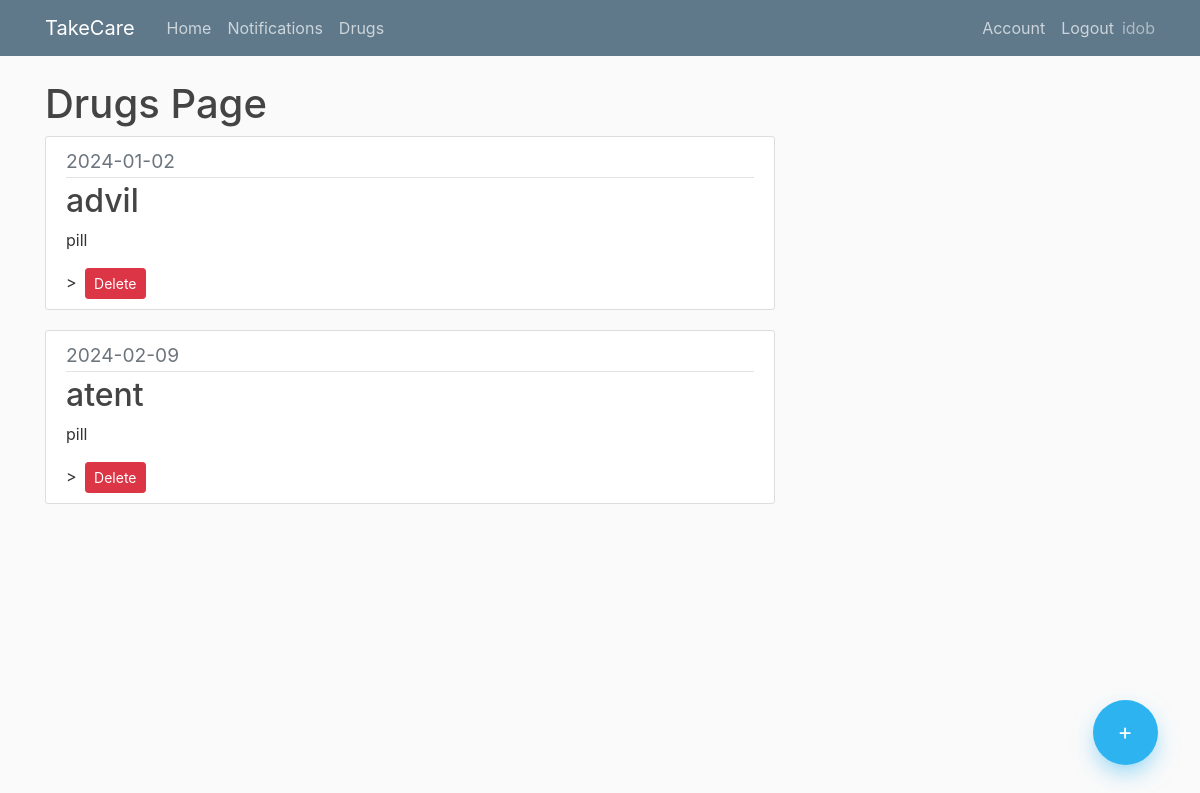
/drugs (signed in), run on the app's committed database.
### app/models.py (models this page shows, shortened)
class User(db.Model, UserMixin):
    id = db.Column(db.Integer, primary_key=True)
    username = db.Column(db.String(20), unique=True,nullable=False)
    email = db.Column(db.String(100), unique=True,nullable=False)
    image_file = db.Column(db.String(100),nullable=False,default='default.jpg')
    password= db.Column(db.String(60),nullable=False)
    Notifications = db.relationship('Notification',backref='creator',lazy=True )
    Drugs = db.relationship('Drug',backref='creator',lazy=True )

class Drug(db.Model):
    id = db.Column(db.Integer, primary_key=True)
    name = db.Column(db.String(150),nullable=False)
    type = db.Column(db.Text,nullable=False)
    dose = db.Column(db.Integer,nullable=False)
    timesaday = db.Column(db.Integer,nullable=False)
    packsize = db.Column(db.Integer,nullable=False)
    daystotake = db.Column(db.Integer,nullable=False)
    startdate = db.Column(db.Date,nullable=False)
    user_id = db.Column(db.Integer, db.ForeignKey('user.id'), nullable=False)

### app/routes.py (the view)
@app.route("/drugs")
@login_required
def drugs():
    if current_user.is_authenticated:
        drugs = Drug.query.filter_by(user_id=current_user.id)
        return render_template("drugs.html",drugs=drugs, title="Drugs")
    else:
        return render_template("home.html")

### app/models.py (called while the page is built)
@login_manager.user_loader
def load_user(user_id):
    return User.query.get(int(user_id))

### app/templates/drugs.html (shortened to what this page needs)
{% extends "layout.html" %}
{% block content %}
    <h1>Drugs Page</h1>
    <div class="floating-container">
        <a class="floating-button" href="{{ url_for('add_drug')}}"> +</a>
    </div>
    {% for drug in drugs %}
    <article class="media content-section">
      <div class="media-body">
        <div class="article-metadata">
          <big class="text-muted">{{ drug.startdate.strftime('%Y-%m-%d') }} </big>
        </div>
        <h2>{{ drug.name }}</h2>
        <p class="article-content">{{ drug.type }}</p>>
        <button type="button" class="btn btn-danger btn-sm ml-1" data-toggle="modal" data-target="#deleteModal{{drug.id}}">
          Delete
        </button>
      </div>
    </article>
  {% endfor %}
{% endblock content %}

### app/templates/layout.html (shortened to what this page needs)
<!DOCTYPE html>
<html>
<head>
    <link rel="stylesheet" href="https://maxcdn.bootstrapcdn.com/bootstrap/4.0.0/css/bootstrap.min.css">
    <link rel="stylesheet" type="text/css" href="{{ url_for('static', filename='main.css') }}">
</head>
<body>
    <header class="site-header">
      <nav class="navbar navbar-expand-md navbar-dark bg-steel fixed-top">
        <div class="container">
          <a class="navbar-brand mr-4" href="/">TakeCare</a>
          <div class="collapse navbar-collapse" id="navbarToggle">
            <div class="navbar-nav mr-auto">
              <a class="nav-item nav-link" href="{{url_for('home')}}">Home</a>
              <a class="nav-item nav-link" href="{{url_for('notification')}}">Notifications</a>
              <a class="nav-item nav-link" href="{{url_for('drugs')}}">Drugs</a>
            </div>
            {% if not current_user.is_authenticated %}
            <div class="navbar-nav">
              <a class="nav-item nav-link" href="{{url_for('login')}}">Login</a>
              <a class="nav-item nav-link" href="{{url_for('register')}}">Register</a>
            </div>
            {% else %}
            <div class="navbar-nav">
              <a class="nav-item nav-link" href="{{url_for('account')}}">Account</a>
              <a class="nav-item nav-link" href="{{url_for('logout')}}">Logout</a>
              <sapn class="navbar-text">{{current_user.username}}</span>
            </div>
            {% endif %}
          </div>
        </div>
      </nav>
    </header>
    <main role="main" class="container">
      <div class="row">
        <div class="col-md-8">
          {% block content %} {% endblock %}
        </div>
    </main>
</body>
</html>

### app/static/main.css (style rules this page uses)
body { background: #fafafa; color: #333333; margin-top: 5rem; }
h1, h2, h3, h4, h5, h6 { color: #444444; }
.bg-steel { background-color: #5f788a; }
.site-header .navbar-nav .nav-link { color: #cbd5db; }
.content-section { background: #ffffff; padding: 10px 20px; border: 1px solid #dddddd; border-radius: 3px; margin-bottom: 20px; }
.article-content { white-space: pre-line; }
.article-metadata { padding-bottom: 1px; margin-bottom: 4px; border-bottom: 1px solid #e3e3e3 }
.floating-container { position: fixed; width: 100px; height: 100px; bottom: 0; right: 0; margin: 35px 25px; }
.floating-container .floating-button { position: absolute; width: 65px; height: 65px; background: #2cb3f0; bottom: 0; border-radius: 50%; left: 0; right: 0; margin: auto; color: white; line-height: 65px; text-align: center; font-size: 23px; z-index: 100; box-shadow: 0 10px 25px -5px rgba(44, 179, 240, 0.6); cursor: pointer; -webkit-transition: all 0.3s; transition: all 0.3s; }

### data on the page
User: username "idob"
Drug: startdate "2024-01-02", name "advil", type "pill"
Drug: startdate "2024-02-09", name "atent", type "pill"
